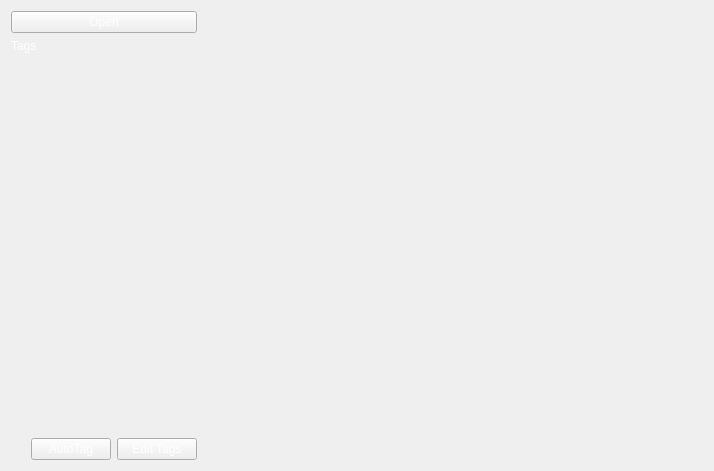
<?xml version="1.0" encoding="UTF-8"?>
<ui version="4.0">
 <class>ViewerMain</class>
 <widget class="QWidget" name="ViewerMain">
  <property name="geometry">
   <rect>
    <x>0</x>
    <y>0</y>
    <width>714</width>
    <height>471</height>
   </rect>
  </property>
  <property name="sizePolicy">
   <sizepolicy hsizetype="Expanding" vsizetype="Expanding">
    <horstretch>0</horstretch>
    <verstretch>0</verstretch>
   </sizepolicy>
  </property>
  <property name="windowTitle">
   <string>Form</string>
  </property>
  <property name="styleSheet">
   <string notr="true">QWidget {
color: white;
}</string>
  </property>
  <layout class="QHBoxLayout" name="horizontalLayout" stretch="0,1">
   <property name="spacing">
    <number>0</number>
   </property>
   <property name="sizeConstraint">
    <enum>QLayout::SetDefaultConstraint</enum>
   </property>
   <item>
    <widget class="QWidget" name="widget" native="true">
     <property name="sizePolicy">
      <sizepolicy hsizetype="Fixed" vsizetype="Preferred">
       <horstretch>0</horstretch>
       <verstretch>0</verstretch>
      </sizepolicy>
     </property>
     <property name="styleSheet">
      <string notr="true"/>
     </property>
     <layout class="QVBoxLayout" name="verticalLayout_3">
      <property name="leftMargin">
       <number>0</number>
      </property>
      <property name="topMargin">
       <number>0</number>
      </property>
      <property name="rightMargin">
       <number>0</number>
      </property>
      <property name="bottomMargin">
       <number>0</number>
      </property>
      <item>
       <layout class="QHBoxLayout" name="horizontalLayout_5">
        <item>
         <widget class="QPushButton" name="buttonFileManager">
          <property name="text">
           <string>Open</string>
          </property>
          <property name="icon">
           <iconset resource="resources.qrc">
            <normaloff>:/icons/icons/icon_folder.svg</normaloff>:/icons/icons/icon_folder.svg</iconset>
          </property>
          <property name="iconSize">
           <size>
            <width>20</width>
            <height>20</height>
           </size>
          </property>
         </widget>
        </item>
       </layout>
      </item>
      <item>
       <widget class="QLabel" name="label">
        <property name="sizePolicy">
         <sizepolicy hsizetype="Ignored" vsizetype="Preferred">
          <horstretch>0</horstretch>
          <verstretch>0</verstretch>
         </sizepolicy>
        </property>
        <property name="text">
         <string>Tags</string>
        </property>
        <property name="wordWrap">
         <bool>true</bool>
        </property>
        <property name="margin">
         <number>9</number>
        </property>
       </widget>
      </item>
      <item>
       <widget class="QWidget" name="tagLayout" native="true">
        <property name="sizePolicy">
         <sizepolicy hsizetype="Expanding" vsizetype="Expanding">
          <horstretch>0</horstretch>
          <verstretch>0</verstretch>
         </sizepolicy>
        </property>
       </widget>
      </item>
      <item>
       <layout class="QHBoxLayout" name="horizontalLayout_2">
        <item>
         <spacer name="horizontalSpacer_4">
          <property name="orientation">
           <enum>Qt::Horizontal</enum>
          </property>
          <property name="sizeHint" stdset="0">
           <size>
            <width>20</width>
            <height>20</height>
           </size>
          </property>
         </spacer>
        </item>
        <item>
         <widget class="QPushButton" name="buttonAutoTag">
          <property name="text">
           <string>AutoTag</string>
          </property>
          <property name="icon">
           <iconset resource="resources.qrc">
            <normaloff>:/icons/icons/icon_brain.svg</normaloff>:/icons/icons/icon_brain.svg</iconset>
          </property>
         </widget>
        </item>
        <item>
         <widget class="QPushButton" name="buttonEdit">
          <property name="text">
           <string>Edit Tags</string>
          </property>
          <property name="icon">
           <iconset resource="resources.qrc">
            <normaloff>:/icons/icons/icon_edit.svg</normaloff>:/icons/icons/icon_edit.svg</iconset>
          </property>
         </widget>
        </item>
       </layout>
      </item>
     </layout>
    </widget>
   </item>
   <item>
    <widget class="QStackedWidget" name="stackWidget">
     <property name="currentIndex">
      <number>0</number>
     </property>
     <widget class="ViewerImage" name="imageView"/>
     <widget class="ViewerVideo" name="videoView">
      <property name="sizePolicy">
       <sizepolicy hsizetype="Expanding" vsizetype="Expanding">
        <horstretch>0</horstretch>
        <verstretch>0</verstretch>
       </sizepolicy>
      </property>
     </widget>
    </widget>
   </item>
  </layout>
 </widget>
 <customwidgets>
  <customwidget>
   <class>ViewerVideo</class>
   <extends>QWidget</extends>
   <header>viewervideo.h</header>
   <container>1</container>
  </customwidget>
  <customwidget>
   <class>ViewerImage</class>
   <extends>QWidget</extends>
   <header>viewerimage.h</header>
   <container>1</container>
  </customwidget>
 </customwidgets>
 <resources>
  <include location="resources.qrc"/>
 </resources>
 <connections/>
</ui>
